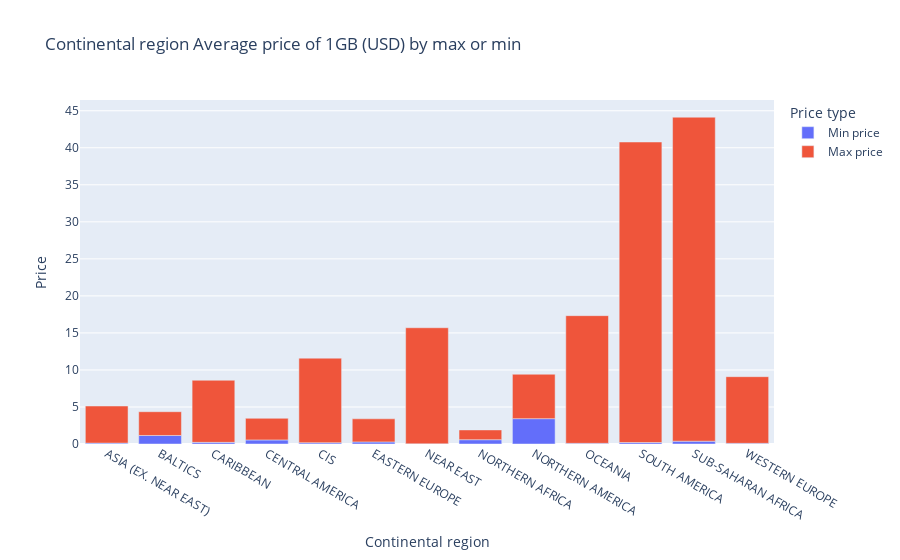

Notebook cell for this chart:
### Code cell
fig=px.bar(df_inner_join_melt,x='Continental region', y='Price', color='Price type',
           title='Continental region Average price of 1GB (USD) by max or min')
fig.show()

### Figure 1 — Plotly figure (JSON) as saved in the notebook; plotly's stock layout.template omitted (floating-point values rounded to 4 significant figures)
{"data": [{"alignmentgroup": "True", "hovertemplate": "Price type=Min price<br>Continental region=%{x}<br>Price=%{y}<extra></extra>", "legendgroup": "Min price", "marker": {"color": "#636efa", "pattern": {"shape": ""}}, "name": "Min price", "offsetgroup": "Min price", "orientation": "v", "showlegend": true, "textposition": "auto", "type": "bar", "x": ["ASIA (EX. NEAR EAST)", "BALTICS", "CARIBBEAN", "CENTRAL AMERICA", "CIS", "EASTERN EUROPE", "NEAR EAST", "NORTHERN AFRICA", "NORTHERN AMERICA", "OCEANIA", "SOUTH AMERICA", "SUB-SAHARAN AFRICA", "WESTERN EUROPE"], "xaxis": "x", "y": [0.12, 1.15, 0.22, 0.55, 0.17, 0.28, 0.02, 0.58, 3.42, 0.09, 0.2, 0.38, 0.09], "yaxis": "y"}, {"alignmentgroup": "True", "hovertemplate": "Price type=Max price<br>Continental region=%{x}<br>Price=%{y}<extra></extra>", "legendgroup": "Max price", "marker": {"color": "#EF553B", "pattern": {"shape": ""}}, "name": "Max price", "offsetgroup": "Max price", "orientation": "v", "showlegend": true, "textposition": "auto", "type": "bar", "x": ["ASIA (EX. NEAR EAST)", "BALTICS", "CARIBBEAN", "CENTRAL AMERICA", "CIS", "EASTERN EUROPE", "NEAR EAST", "NORTHERN AFRICA", "NORTHERN AMERICA", "OCEANIA", "SOUTH AMERICA", "SUB-SAHARAN AFRICA", "WESTERN EUROPE"], "xaxis": "x", "y": [5.01, 3.21, 8.39, 2.92, 11.42, 3.12, 15.68, 1.32, 6, 17.24, 40.58, 43.75, 9], "yaxis": "y"}], "layout": {"barmode": "relative", "legend": {"title": {"text": "Price type"}, "tracegroupgap": 0}, "title": {"text": "Continental region Average price of 1GB (USD) by max or min"}, "xaxis": {"anchor": "y", "domain": [0, 1], "title": {"text": "Continental region"}}, "yaxis": {"anchor": "x", "domain": [0, 1], "title": {"text": "Price"}}}}
